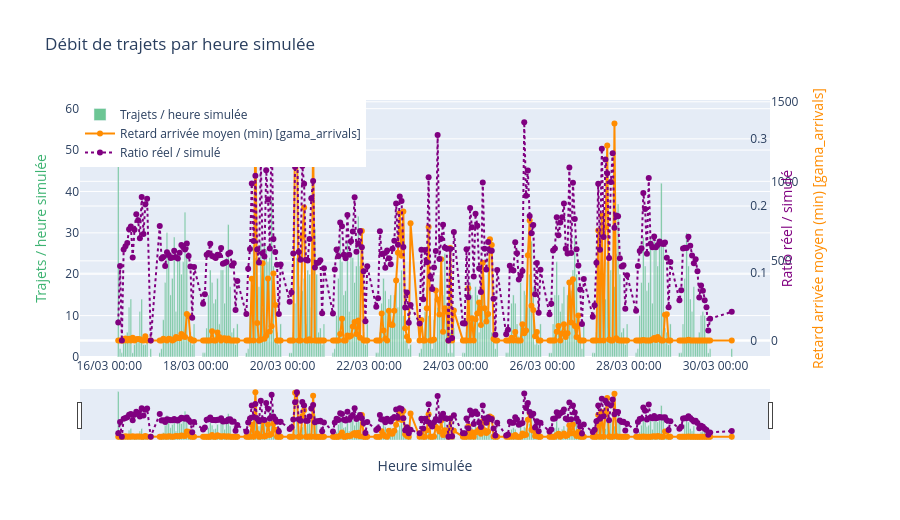

The cell this chart's notebook holds for it:
### Code cell
import plotly.graph_objects as go

sim_dt_labels = [pd.Timestamp(sim_start + h * 3600, unit="s") for h in per_sim_hour["sim_hour"]]
hover_sh = [pd.Timestamp(sim_start + h * 3600, unit="s").strftime("J%d %H:%M") for h in per_sim_hour["sim_hour"]]

fig_sh = go.Figure()
fig_sh.add_trace(go.Bar(
    x=sim_dt_labels, y=per_sim_hour["trips"],
    name="Trajets / heure simulée", marker_color="mediumseagreen", opacity=0.75, yaxis="y1",
    customdata=hover_sh, hovertemplate="%{customdata}<br>%{y} trajets<extra></extra>",
))
fig_sh.add_trace(go.Scatter(
    x=sim_dt_labels, y=per_sim_hour["avg_delay"],
    name=delay_label_sh, line=dict(color="darkorange", width=2), mode="lines+markers",
    yaxis="y2", customdata=hover_sh,
    hovertemplate="%{customdata}<br>retard=%{y:.1f} min<extra></extra>",
))
fig_sh.add_trace(go.Scatter(
    x=sim_dt_labels, y=per_sim_hour["ratio_real_sim"],
    name="Ratio réel / simulé", line=dict(color="purple", width=2, dash="dot"), mode="lines+markers",
    yaxis="y3", customdata=hover_sh,
    hovertemplate="%{customdata}<br>ratio=%{y:.3f}<extra></extra>",
))
fig_sh.update_layout(
    title="Débit de trajets par heure simulée",
    xaxis=dict(title="Heure simulée", tickformat="%d/%m %H:%M", rangeslider=dict(visible=True)),
    yaxis=dict(title=dict(text="Trajets / heure simulée", font=dict(color="mediumseagreen"))),
    yaxis2=dict(title=dict(text=delay_label_sh, font=dict(color="darkorange")), overlaying="y", side="right"),
    yaxis3=dict(title=dict(text="Ratio réel / simulé", font=dict(color="purple")),
                overlaying="y", side="right", anchor="free", position=0.97),
    hovermode="x unified", height=520, legend=dict(x=0, y=1), margin=dict(r=130),
)
fig_sh.write_html(_stat_path("throughput_per_sim_hour", "html"))
fig_sh.show()

### Figure 1 — Plotly figure (JSON) as saved in the notebook; plotly's stock layout.template omitted (floating-point values rounded to 4 significant figures; data arrays with more than 128 entries replaced by an {"elided": "..."} marker saying what was removed)
{"data": [{"customdata": {"elided": "277 str values"}, "hovertemplate": "%{customdata}<br>%{y} trajets<extra></extra>", "marker": {"color": "mediumseagreen"}, "name": "Trajets / heure simulée", "opacity": 0.75, "type": "bar", "x": {"elided": "277 str values"}, "y": {"elided": "277 int values"}, "yaxis": "y"}, {"customdata": {"elided": "277 str values"}, "hovertemplate": "%{customdata}<br>retard=%{y:.1f} min<extra></extra>", "line": {"color": "darkorange", "width": 2}, "mode": "lines+markers", "name": "Retard arrivée moyen (min) [gama_arrivals]", "type": "scatter", "x": {"elided": "277 str values"}, "y": {"elided": "277 float values"}, "yaxis": "y2"}, {"customdata": {"elided": "277 str values"}, "hovertemplate": "%{customdata}<br>ratio=%{y:.3f}<extra></extra>", "line": {"color": "purple", "dash": "dot", "width": 2}, "mode": "lines+markers", "name": "Ratio réel / simulé", "type": "scatter", "x": {"elided": "277 str values"}, "y": {"elided": "277 float values"}, "yaxis": "y3"}], "layout": {"height": 520, "hovermode": "x unified", "legend": {"x": 0, "y": 1}, "margin": {"r": 130}, "title": {"text": "Débit de trajets par heure simulée"}, "xaxis": {"rangeslider": {"visible": true}, "tickformat": "%d/%m %H:%M", "title": {"text": "Heure simulée"}}, "yaxis": {"title": {"font": {"color": "mediumseagreen"}, "text": "Trajets / heure simulée"}}, "yaxis2": {"overlaying": "y", "side": "right", "title": {"font": {"color": "darkorange"}, "text": "Retard arrivée moyen (min) [gama_arrivals]"}}, "yaxis3": {"anchor": "free", "overlaying": "y", "position": 0.97, "side": "right", "title": {"font": {"color": "purple"}, "text": "Ratio réel / simulé"}}}}
